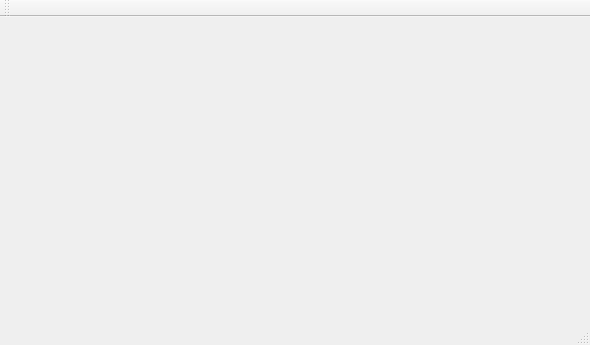
<?xml version="1.0" encoding="UTF-8"?>
<ui version="4.0">
 <class>MainWindow</class>
 <widget class="QMainWindow" name="MainWindow">
  <property name="geometry">
   <rect>
    <x>0</x>
    <y>0</y>
    <width>590</width>
    <height>345</height>
   </rect>
  </property>
  <property name="windowTitle">
   <string>MainWindow</string>
  </property>
  <widget class="QWidget" name="centralWidget"/>
  <widget class="QMenuBar" name="menuBar">
   <property name="geometry">
    <rect>
     <x>0</x>
     <y>0</y>
     <width>590</width>
     <height>19</height>
    </rect>
   </property>
  </widget>
  <widget class="QToolBar" name="mainToolBar">
   <attribute name="toolBarArea">
    <enum>TopToolBarArea</enum>
   </attribute>
   <attribute name="toolBarBreak">
    <bool>false</bool>
   </attribute>
  </widget>
  <widget class="QStatusBar" name="statusBar"/>
 </widget>
 <layoutdefault spacing="6" margin="11"/>
 <resources/>
 <connections/>
</ui>
